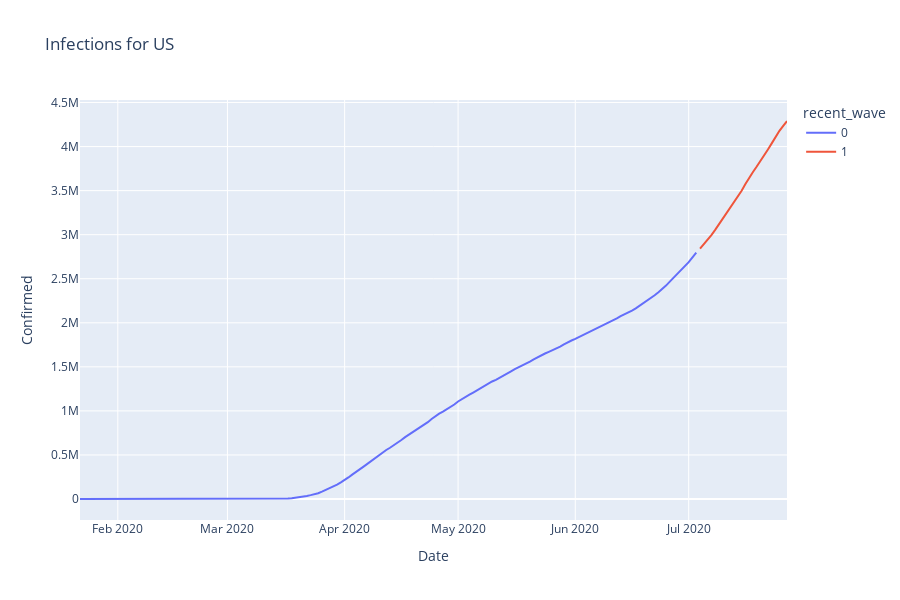
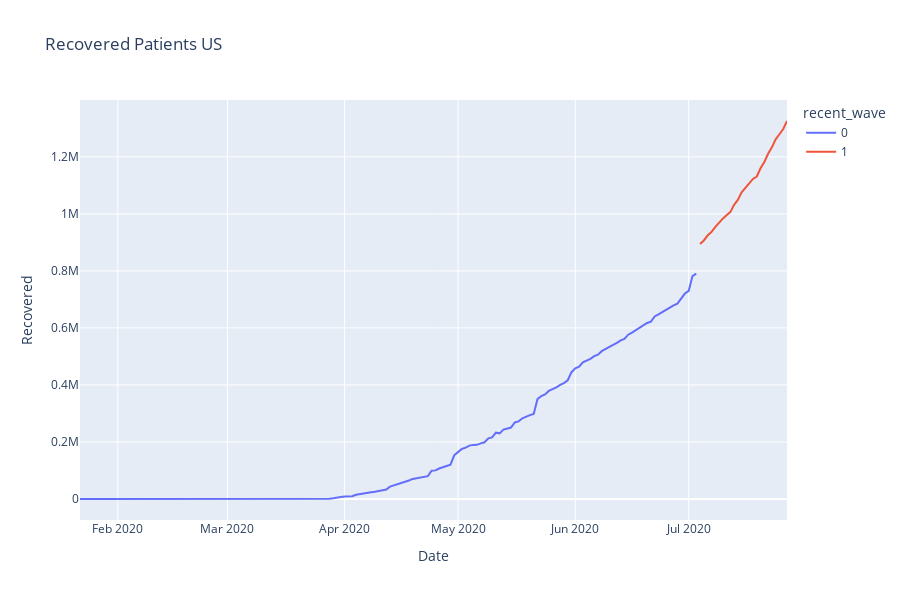

Notebook code for these charts, in order:
### Code cell
country1, date = plot_country('US', '2020-07-04')

### Figure 1 — Plotly figure (JSON) as saved in the notebook; plotly's stock layout.template omitted (floating-point values rounded to 4 significant figures; data arrays with more than 128 entries replaced by an {"elided": "..."} marker saying what was removed)
{"data": [{"hovertemplate": "recent_wave=0<br>Date=%{x}<br>Confirmed=%{y}<extra></extra>", "legendgroup": "0", "line": {"color": "#636efa", "dash": "solid"}, "marker": {"symbol": "circle"}, "mode": "lines", "name": "0", "orientation": "v", "showlegend": true, "type": "scatter", "x": {"elided": "164 str values"}, "xaxis": "x", "y": {"elided": "164 int values"}, "yaxis": "y"}, {"hovertemplate": "recent_wave=1<br>Date=%{x}<br>Confirmed=%{y}<extra></extra>", "legendgroup": "1", "line": {"color": "#EF553B", "dash": "solid"}, "marker": {"symbol": "circle"}, "mode": "lines", "name": "1", "orientation": "v", "showlegend": true, "type": "scatter", "x": ["2020-07-04T00:00:00.000000000", "2020-07-05T00:00:00.000000000", "2020-07-06T00:00:00.000000000", "2020-07-07T00:00:00.000000000", "2020-07-08T00:00:00.000000000", "2020-07-09T00:00:00.000000000", "2020-07-10T00:00:00.000000000", "2020-07-11T00:00:00.000000000", "2020-07-12T00:00:00.000000000", "2020-07-13T00:00:00.000000000", "2020-07-14T00:00:00.000000000", "2020-07-15T00:00:00.000000000", "2020-07-16T00:00:00.000000000", "2020-07-17T00:00:00.000000000", "2020-07-18T00:00:00.000000000", "2020-07-19T00:00:00.000000000", "2020-07-20T00:00:00.000000000", "2020-07-21T00:00:00.000000000", "2020-07-22T00:00:00.000000000", "2020-07-23T00:00:00.000000000", "2020-07-24T00:00:00.000000000", "2020-07-25T00:00:00.000000000", "2020-07-26T00:00:00.000000000", "2020-07-27T00:00:00.000000000"], "xaxis": "x", "y": [2841241, 2891124, 2936077, 2996098, 3054699, 3117946, 3185737, 3245925, 3304942, 3364157, 3431574, 3498902, 3576157, 3647715, 3711413, 3773260, 3834677, 3899211, 3970121, 4038816, 4112531, 4178970, 4233923, 4290259], "yaxis": "y"}], "layout": {"height": 600, "legend": {"title": {"text": "recent_wave"}, "tracegroupgap": 0}, "title": {"text": "Infections for US"}, "xaxis": {"anchor": "y", "domain": [0, 1], "title": {"text": "Date"}}, "yaxis": {"anchor": "x", "domain": [0, 1], "title": {"text": "Confirmed"}}}}

### Figure 2 — Plotly figure (JSON) as saved in the notebook; plotly's stock layout.template omitted (floating-point values rounded to 4 significant figures; data arrays with more than 128 entries replaced by an {"elided": "..."} marker saying what was removed)
{"data": [{"hovertemplate": "recent_wave=0<br>Date=%{x}<br>Recovered=%{y}<extra></extra>", "legendgroup": "0", "line": {"color": "#636efa", "dash": "solid"}, "marker": {"symbol": "circle"}, "mode": "lines", "name": "0", "orientation": "v", "showlegend": true, "type": "scatter", "x": {"elided": "164 str values"}, "xaxis": "x", "y": {"elided": "164 int values"}, "yaxis": "y"}, {"hovertemplate": "recent_wave=1<br>Date=%{x}<br>Recovered=%{y}<extra></extra>", "legendgroup": "1", "line": {"color": "#EF553B", "dash": "solid"}, "marker": {"symbol": "circle"}, "mode": "lines", "name": "1", "orientation": "v", "showlegend": true, "type": "scatter", "x": ["2020-07-04T00:00:00.000000000", "2020-07-05T00:00:00.000000000", "2020-07-06T00:00:00.000000000", "2020-07-07T00:00:00.000000000", "2020-07-08T00:00:00.000000000", "2020-07-09T00:00:00.000000000", "2020-07-10T00:00:00.000000000", "2020-07-11T00:00:00.000000000", "2020-07-12T00:00:00.000000000", "2020-07-13T00:00:00.000000000", "2020-07-14T00:00:00.000000000", "2020-07-15T00:00:00.000000000", "2020-07-16T00:00:00.000000000", "2020-07-17T00:00:00.000000000", "2020-07-18T00:00:00.000000000", "2020-07-19T00:00:00.000000000", "2020-07-20T00:00:00.000000000", "2020-07-21T00:00:00.000000000", "2020-07-22T00:00:00.000000000", "2020-07-23T00:00:00.000000000", "2020-07-24T00:00:00.000000000", "2020-07-25T00:00:00.000000000", "2020-07-26T00:00:00.000000000", "2020-07-27T00:00:00.000000000"], "xaxis": "x", "y": [894325, 906763, 924148, 936476, 953462, 969111, 983185, 995576, 1006326, 1031939, 1049098, 1075882, 1090645, 1107204, 1122720, 1131121, 1160087, 1182018, 1210849, 1233269, 1261624, 1279414, 1297863, 1325804], "yaxis": "y"}], "layout": {"height": 600, "legend": {"title": {"text": "recent_wave"}, "tracegroupgap": 0}, "title": {"text": "Recovered Patients US"}, "xaxis": {"anchor": "y", "domain": [0, 1], "title": {"text": "Date"}}, "yaxis": {"anchor": "x", "domain": [0, 1], "title": {"text": "Recovered"}}}}
